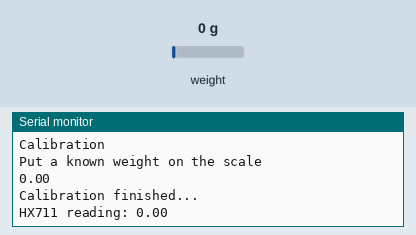
This sketch was run on a simulated Arduino Mega 2560, built with avr-gcc and run on an emulated ATmega2560. On the bench: the last lines printed to the serial monitor. The test bench sets the inputs (shaded band); at power-on: weight on the scale 0 g.

Above: at 11.2 s.
11.3 s: weight on the scale set to 100 g
At 13.2 s:
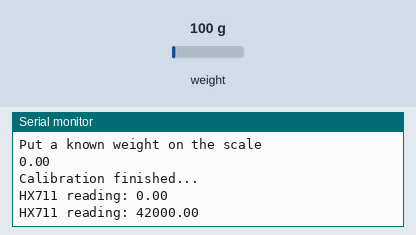
13.3 s: weight on the scale set to 1250 g
At 15.5 s:
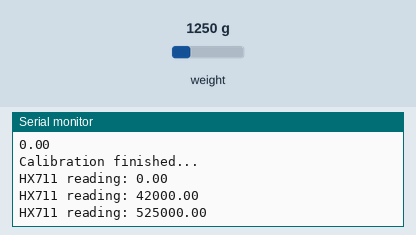
Timing chart, 0 to 17.0 s (numbered marks = the images above; inputs shaded):
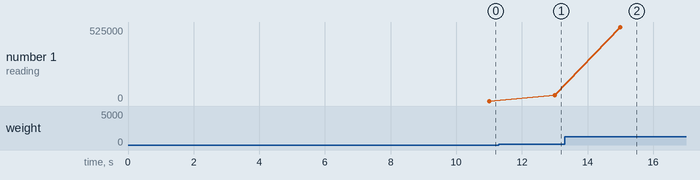

Measured:
- after the input at 11.3 s, the serial monitor: prints a new line after 1.7 s (image 1)
- after the input at 13.3 s, the serial monitor: prints a new line after 1.7 s (image 2)
- plotted number 1: 0 → 42000 after the input at 11.3 s, 42000 → 525000 after the input at 13.3 s

The sketch:

calibracao.ino
```cpp
#include "HX711.h"
// HX711 circuit wiring
const int LOADCELL_DOUT_PIN = 24;
const int LOADCELL_SCK_PIN = 13;
const int Calibration_Weight = 490;
HX711 scale;
void setup() {
 Serial.begin(57600);
 scale.begin(LOADCELL_DOUT_PIN, LOADCELL_SCK_PIN);
 scale.set_scale();
 scale.tare();
 Serial.println("Calibration");
 Serial.println("Put a known weight on the scale");
 delay(5000);
 float x = scale.get_units(10);
 Serial.println(x);
 x = x / Calibration_Weight;
 scale.set_scale(x);
 Serial.println("Calibration finished...");
 delay(3000);
 }
void loop() {
 if (scale.is_ready()) {
 float reading = scale.get_units(10);
 Serial.print("HX711 reading: ");
 Serial.println(reading);
 } else {
 Serial.println("HX711 not found.");
 }
 delay(1000);
}
```
